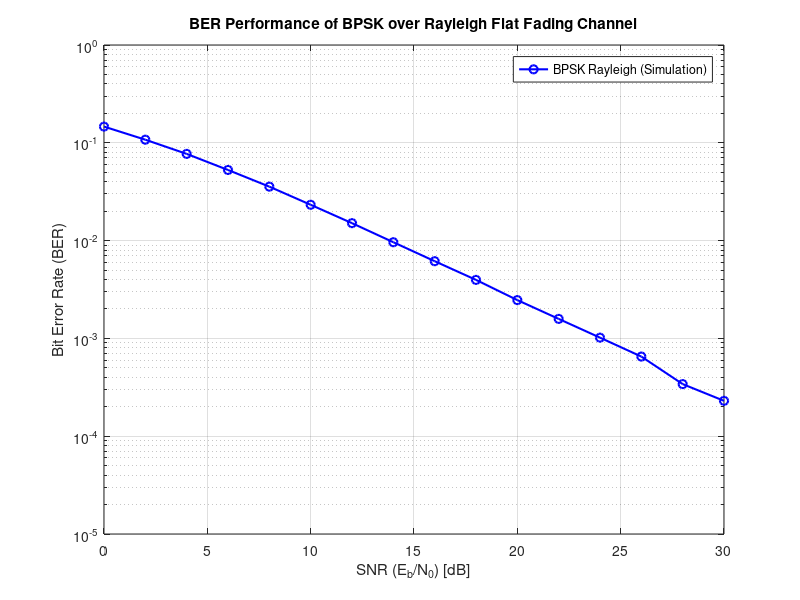
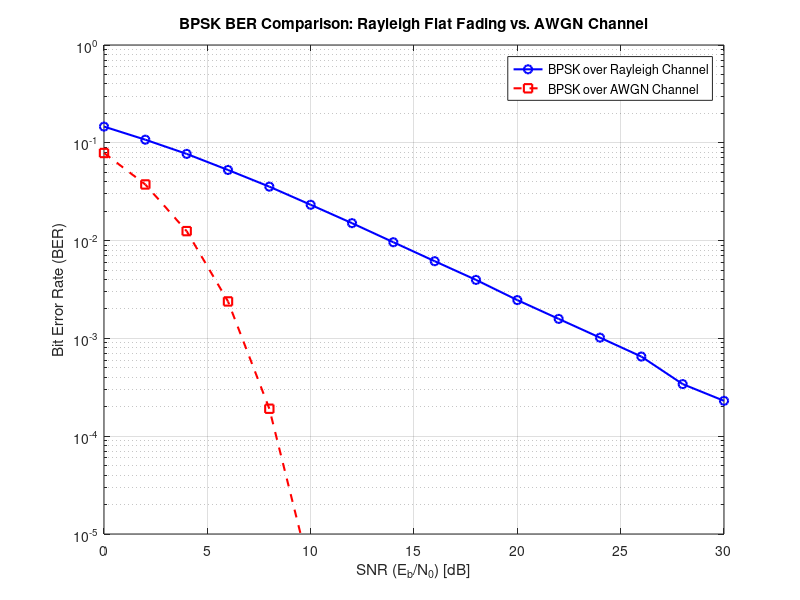
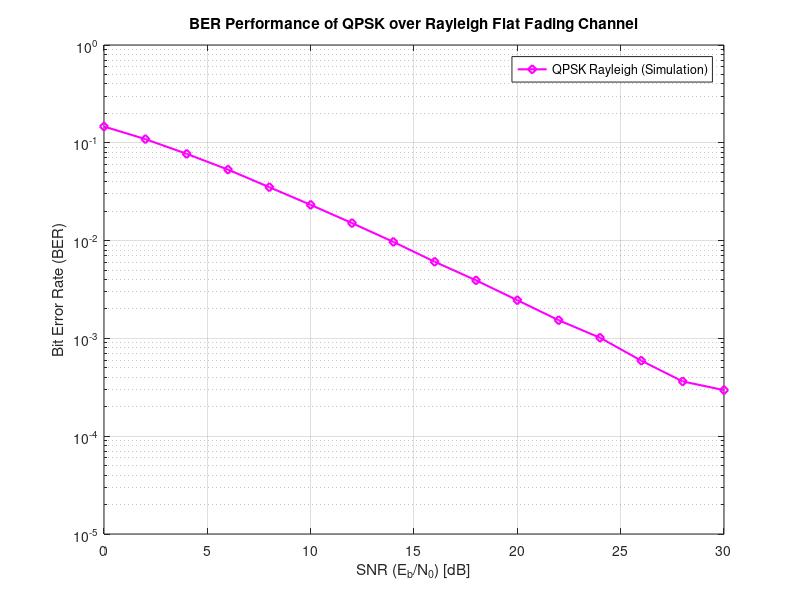
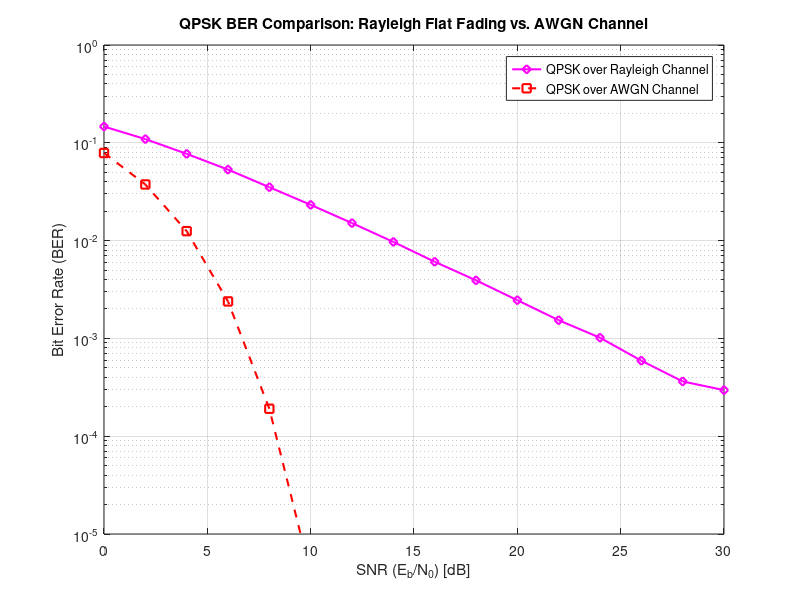

MATLAB code to generate these figures, in order:
%% Project Part 2: BPSK and QPSK BER Simulation over Rayleigh Flat Fading Channel
clc; clear; close all;

%% ========================================================================
%  PART 1: BPSK Simulation
%  ========================================================================

% 1. Simulation Parameters
N_bits = 1e6;                   % Total number of transmitted bits
Eb = 1;                         % Bit energy (normalized to 1)
SNR_dB = 0:2:30;                % SNR (Eb/No) range in dB
SNR_linear = 10.^(SNR_dB/10);   % Convert SNR from dB to linear scale
BER_BPSK = zeros(size(SNR_dB)); % Array to store BPSK BER values

% Step (a): Generate random binary bit stream bk in {0, 1}
b_k = randi([0, 1], 1, N_bits);

% Step (b): BPSK Modulation (0 -> -sqrt(Eb), 1 -> +sqrt(Eb))
x_BPSK = (2 * b_k - 1) * sqrt(Eb);

% Loop over all SNR values (Step g)
for i = 1:length(SNR_dB)
    No = Eb / SNR_linear(i);
    
    % Step (c): Generate Rayleigh channel (Var = 1/2) and AWGN (Var = No/2)
    h_k = sqrt(1/2) * (randn(1, N_bits) + 1j * randn(1, N_bits));
    n_k = sqrt(No/2) * (randn(1, N_bits) + 1j * randn(1, N_bits));
    
    % Step (d): Received signal
    y_k = h_k .* x_BPSK + n_k;
    
    % Step (e): Channel Inversion and Hard Decision (Threshold = 0)
    y_eq = y_k ./ h_k;
    b_hat_BPSK = real(y_eq) > 0;
    
    % Step (f): Compute BPSK BER
    BER_BPSK(i) = sum(b_k ~= b_hat_BPSK) / N_bits;
end

% Theoretical BER for BPSK/QPSK over AWGN Channel
BER_AWGN = 0.5 * erfc(sqrt(SNR_linear));

% Figure 1: BPSK over Rayleigh Channel Only
figure(1);
semilogy(SNR_dB, BER_BPSK, 'b-o', 'LineWidth', 1.5, 'MarkerSize', 6);
grid on;
xlabel('SNR (E_b/N_0) [dB]');
ylabel('Bit Error Rate (BER)');
title('BER Performance of BPSK over Rayleigh Flat Fading Channel');
ylim([1e-5 1]);
legend('BPSK Rayleigh (Simulation)');

% Figure 2: BPSK Comparison (Rayleigh vs. AWGN)
figure(2);
semilogy(SNR_dB, BER_BPSK, 'b-o', 'LineWidth', 1.5, 'MarkerSize', 6); hold on;
semilogy(SNR_dB, BER_AWGN, 'r--s', 'LineWidth', 1.5, 'MarkerSize', 6);
grid on;
xlabel('SNR (E_b/N_0) [dB]');
ylabel('Bit Error Rate (BER)');
title('BPSK BER Comparison: Rayleigh Flat Fading vs. AWGN Channel');
ylim([1e-5 1]);
legend('BPSK over Rayleigh Channel', 'BPSK over AWGN Channel');


%% ========================================================================
%  PART 2: QPSK Simulation
%  ========================================================================

N_symbols_QPSK = N_bits / 2;    % Each QPSK symbol carries 2 bits
BER_QPSK = zeros(size(SNR_dB)); % Array to store QPSK BER values

% Step (b): QPSK Modulation based on given constellation (b0 -> I, b1 -> Q)
b_0 = b_k(1:2:end);             % First bit of each symbol (odd indices)
b_1 = b_k(2:2:end);             % Second bit of each symbol (even indices)

I_QPSK = (2 * b_0 - 1) * sqrt(Eb);
Q_QPSK = (2 * b_1 - 1) * sqrt(Eb);
x_QPSK = I_QPSK + 1j * Q_QPSK;  % Complex QPSK symbols (Es = 2*Eb)

% Loop over all SNR values
for i = 1:length(SNR_dB)
    No = Eb / SNR_linear(i);
    
    % Step (c): Generate Rayleigh channel and AWGN of length N_symbols_QPSK
    h_k = sqrt(1/2) * (randn(1, N_symbols_QPSK) + 1j * randn(1, N_symbols_QPSK));
    n_k = sqrt(No/2) * (randn(1, N_symbols_QPSK) + 1j * randn(1, N_symbols_QPSK));
    
    % Step (d): Received signal
    y_k = h_k .* x_QPSK + n_k;
    
    % Step (e): Channel Inversion and Hard Decision on I and Q (Threshold = 0)
    y_eq = y_k ./ h_k;
    b0_hat = real(y_eq) > 0;
    b1_hat = imag(y_eq) > 0;
    
    % Reconstruct estimated bit stream
    b_hat_QPSK = zeros(1, N_bits);
    b_hat_QPSK(1:2:end) = b0_hat;
    b_hat_QPSK(2:2:end) = b1_hat;
    
    % Step (f): Compute QPSK BER
    BER_QPSK(i) = sum(b_k ~= b_hat_QPSK) / N_bits;
end

% Figure 3: QPSK over Rayleigh Channel Only
figure(3);
semilogy(SNR_dB, BER_QPSK, 'm-d', 'LineWidth', 1.5, 'MarkerSize', 6);
grid on;
xlabel('SNR (E_b/N_0) [dB]');
ylabel('Bit Error Rate (BER)');
title('BER Performance of QPSK over Rayleigh Flat Fading Channel');
ylim([1e-5 1]);
legend('QPSK Rayleigh (Simulation)');

% Figure 4: QPSK Comparison (Rayleigh vs. AWGN)
figure(4);
semilogy(SNR_dB, BER_QPSK, 'm-d', 'LineWidth', 1.5, 'MarkerSize', 6); hold on;
semilogy(SNR_dB, BER_AWGN, 'r--s', 'LineWidth', 1.5, 'MarkerSize', 6);
grid on;
xlabel('SNR (E_b/N_0) [dB]');
ylabel('Bit Error Rate (BER)');
title('QPSK BER Comparison: Rayleigh Flat Fading vs. AWGN Channel');
ylim([1e-5 1]);
legend('QPSK over Rayleigh Channel', 'QPSK over AWGN Channel');
